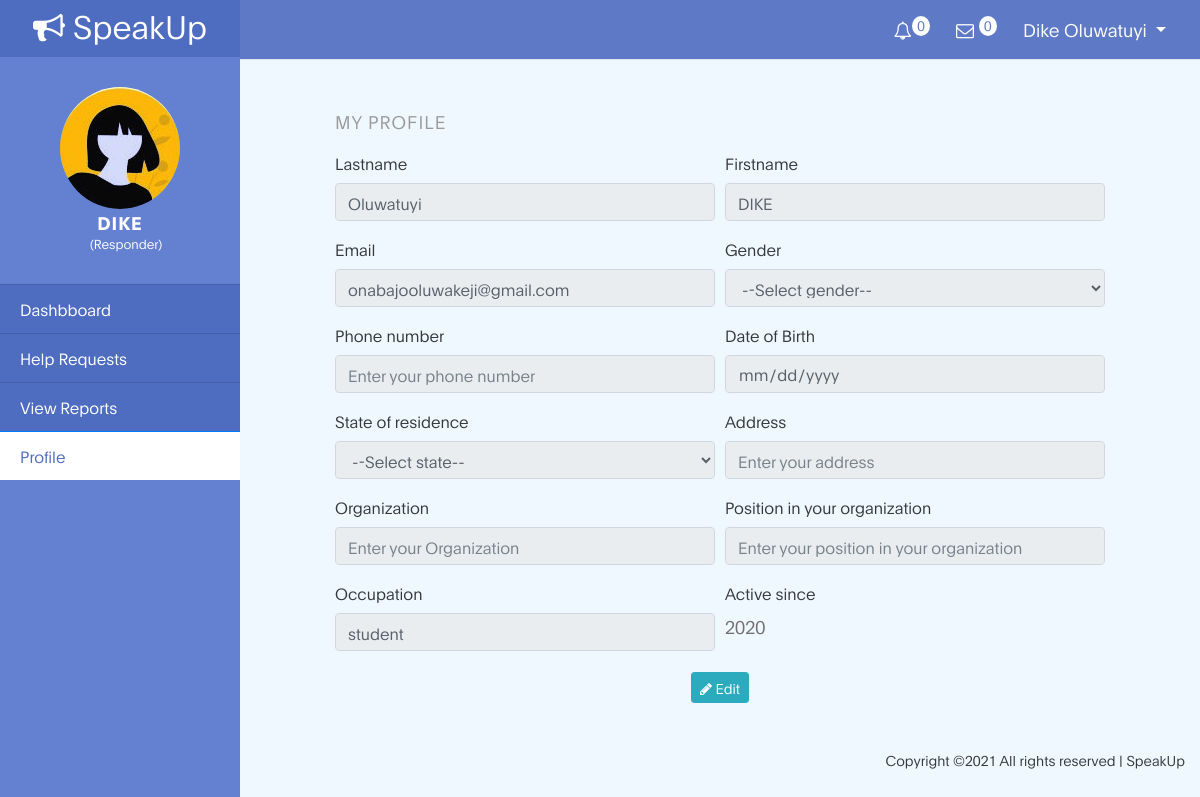
The page /app/profile.php (signed in) on the database its author committed.
### tables this page shows
CREATE TABLE `users` (
  `user_id` int(11) NOT NULL,
  `user_type` text NOT NULL,
  `assigned` int(11) NOT NULL,
  `lastname` text NOT NULL,
  `firstname` text NOT NULL,
  `email` text NOT NULL,
  `phone` text DEFAULT NULL,
  `gender` text DEFAULT NULL,
  `status` text NOT NULL,
  `badge` text NOT NULL,
  `dob` date DEFAULT NULL,
  `state` text DEFAULT NULL,
  `address` text DEFAULT NULL,
  `occupation` text DEFAULT NULL,
  `organization` text DEFAULT NULL,
  `position` text DEFAULT NULL,
  `cv` varchar(225) DEFAULT NULL,
  `motive` text DEFAULT NULL,
  `password` varchar(225) NOT NULL,
  `date_reg` datetime NOT NULL
);

### functions.php (called while the page is built, shortened)
<?php
function test_input($text){
   $text = trim($text);
   $text = strip_tags($text);
   $text = stripslashes($text);
   return $text;
}
?>

### app/profile.php (the view, shortened to what this page needs)
<?php
include_once '../functions.php';
if (isset($_SESSION['user_id']) && isset($_SESSION['user_type'])) {
  $user_id = preg_replace('#[^0-9]#','',$_SESSION['user_id']);
  $user_type = test_input($_SESSION["user_type"]);
  $stmt = $conn->prepare("SELECT lastname, firstname, email, gender, phone, dob, state, address, organization, position, occupation, date_reg FROM users WHERE user_id = ?");
  $stmt->bind_param("i", $user_id);
  $stmt->execute();
  $stmt->store_result();
  $stmt->bind_result($lastname, $firstname, $email, $gender, $phone, $dob, $state, $address, $organization, $position, $occupation, $date_reg);
}else{
  $_SESSION['msg'] ='You must login first';
  header('location: ../login');
  exit();
}
?>
<!DOCTYPE html>
<html lang="en">
<head>
 <link rel="stylesheet" href="../css/bootstrap.min.css">
 <link rel="stylesheet" href="../css/font-awesome.min.css">
 <link href="../css/bootstrap-sidebar.min.css" rel="stylesheet">
 <link href="../css/app.css" rel="stylesheet">
</head>
<body>
  <div class="d-flex" id="wrapper">
    <div id="sidebar-wrapper">
      <div class="sidebar-heading"><a href="../"> <i class="fa fa-bullhorn"></i> SpeakUp</a></div>
      <div class="round">
        <img class="img-fluid avatar" src="../images/avatar.jpg">
        <h4 class="type"> <?php echo $firstname; ?></h4>
        <small>(<?php echo ucfirst($user_type); ?>)</small>
      </div>
      <div class="list-group list-group-flush">
        <?php
        if ($user_type == 'responder') {?>
          <a href="responder" class="list-group-item list-group-item-action">Dashbboard</a>
          <a href="help" class="list-group-item list-group-item-action">Help Requests</a>
          <a href="view-reports" class="list-group-item list-group-item-action">View Reports</a>
          <a href="Profile" class="list-group-item list-group-item-action active">Profile</a>
      <?php } ?>
    </div>
  </div>
  <div id="page-content-wrapper">
    <?php include_once 'includes/navbar.php'; ?>
    <div class="container-fluid">
      <div class="row">
        <div class="offset-md-1 col-md-10 pt-5">
          <h4 class="mb-3">My Profile</h4>
          <form action="" autocomplete="off" id="profile-form" class="form-horiontal" method="post">
            <div class="form-row">
              <div class="col-md-6 mb-3">
                <label>Lastname</label>
                <input type="text" id="lastname" value="<?php echo $lastname; ?>" class="form-control" placeholder="Enter your lastname" disabled>
              </div>
              <div class="col-md-6 mb-3">
                <label>Firstname</label>
                <input type="text" id="firstname" value="<?php echo $firstname; ?>" class="form-control" placeholder="Enter your firstname" disabled>
              </div>
            </div>
            <div class="form-row">
              <div class="col-md-6 mb-3">
                <label>Email</label>
                <input type="text" id="email" value="<?php echo $email; ?>" class="form-control" placeholder="Enter your e-mail address" disabled>
              </div>
              <div class="col-md-6 mb-3">
                <label>Gender</label>
                <select class="form-control" value="<?php echo $gender; ?>" id="gender" disabled>
                  <option value="">--Select gender--</option>
                </select>
              </div>
            </div>
            <div class="form-row">
              <div class="col-md-6 mb-3">
                <label>Phone number</label>
                <input type="tel" id="phone" value="<?php echo $phone; ?>" class="form-control editable" placeholder="Enter your phone number" disabled>
              </div>
              <div class="col-md-6 mb-3">
                <label>Date of Birth</label>
                <input type="date" id="dob" value="<?php echo $dob; ?>" class="form-control editable" placeholder="Enter your address" disabled>
              </div>
            </div>
            <div class="form-row">
              <div class="col-md-6 mb-3">
                <label>State of residence</label>
                <select class="form-control editable" id="state" value="<?php echo $state; ?>" disabled>
                  <option value="">--Select state--</option>
                </select>
              </div>
              <div class="col-md-6 mb-3">
                <label>Address</label>
                <input type="text" id="address" class="form-control editable" value="<?php echo $address; ?>" placeholder="Enter your address" disabled>
              </div>
            </div>
            <div class="form-row">
              <div class="col-md-6 mb-3">
                <label>Organization</label>
                <input type="text" id="organization" value="<?php echo $organization; ?>" class="form-control editable" placeholder="Enter your Organization" disabled>
              </div>
              <div class="col-md-6 mb-3">
                <label>Position in your organization</label>
                <input type="text" id="position" value="<?php echo $position; ?>" class="form-control editable" placeholder="Enter your position in your organization" disabled>
              </div>
            </div>
            <div class="form-row">
              <div class="col-md-6 mb-3">
                <label>Occupation</label>
                <input type="text" id="occupation" value="<?php echo $occupation; ?>" class="form-control editable" placeholder="Enter your occupation" disabled>
              </div>
              <div class="col-md-6 mb-3">
                <label>Active since</label>
                <p>2020</p>
              </div>
            </div>
            <div class="form-group">
              <div class="col-md-12 text-center">
                <button class="btn btn-info btn-sm" type="button" id="edit-profile"><i class="fa fa-pencil"></i> Edit</button>
              </div>
            </div>
          </form>
        </div>
      </div>
    </div>
    <div class="text-right container-fluid">
      <div class="credits">
        Copyright &copy;<script>document.write(new Date().getFullYear());</script> All rights reserved | SpeakUp
      </div>
    </div>
  </div>
</div>
</body>
</html>

### app/includes/navbar.php (shortened to what this page needs)
<nav class="navbar navbar-expand-lg navbar-lght border-bottom">
  <div class="collapse navbar-collapse" id="navbarSupportedContent">
    <ul class="navbar-nav notification-row ml-auto mt-2 mt-lg-0">
      <li class="nav-item dropdown">
        <a class="nav-link" href="#" id="notificationDropdown" role="button" data-toggle="dropdown" aria-haspopup="true" aria-expanded="false"><i class="fa fa-bell-o"></i><span class="badge" id="unread_notification">0</span></a>
        </li>
      <li class="nav-item dropdown">
        <a class="nav-link" href="#" id="messageDropdown" role="button" data-toggle="dropdown" aria-haspopup="true" aria-expanded="false"><i class="fa fa-envelope-o"></i> <span class="badge" id="unread_message">0</span> </a>
        </li>
      <li class="nav-item dropdown">
        <a class="nav-link dropdown-toggle text-capitalize" href="#" id="navbarDropdown" role="button" data-toggle="dropdown" aria-haspopup="true" aria-expanded="false">
        <?php echo strtolower($firstname.' '.$lastname); ?>
        </a>
      </li>
    </ul>
  </div>
</nav>

### css/app.css (style rules this page uses)
:root { --primary-color: #6380d1; --secondary-color: #f1c111; --white-color: #ffffff; --dark-color: #171819; --featured-bg: #f0f8ff; --menu-bg: #4f6dc0; --title-color: #15141a; --gray-color: #909090; --link-color: #404040; --p-color: #666262; --base-font-family: 'Plain-Light', sans-serif; --title-font-family: 'Plain-Regular', sans-serif; --font-bold-family: 'Plain-Bold', sans-serif; --font-weight-bold: bold; --h1-font-size: 42px; --h2-font-size: 32px; --h3-font-size: 24px; --h4-font-size: 18px; --p-font-size: 18px; --base-font-size: 16px; --menu-font-size: 14px; --last-font-size: 12px; --border-radius-large: 100px; --border-radius-small: 5px; }
body { background: var(--featured-bg); font-family: var(--base-font-family); overflow-x: hidden; }
h1,h2,h3,h4,h5,h6 { font-family: var(--title-font-family); line-height: inherit; }
h4 { color: var(--gray-color); font-family: var(--base-font-family); font-size: var(--p-font-size); letter-spacing: 1px; text-transform: uppercase; }
p { color: var(--p-color); font-size: var(--p-font-size); line-height: 1.5em; }
#sidebar-wrapper { min-height: 100vh; margin-left: -15rem; -webkit-transition: margin .25s ease-out; -moz-transition: margin .25s ease-out; -o-transition: margin .25s ease-out; transition: margin .25s ease-out; background: var(--primary-color); }
#sidebar-wrapper .sidebar-heading { text-align: center; margin-top: -3px; padding: 3.5px; background: var(--menu-bg); }
#sidebar-wrapper .sidebar-heading a { background: var(--menu-bg); color: var(--white-color); font-size: var(--h2-font-size); text-decoration: none; }
#sidebar-wrapper .round .type { text-align: center; margin-top: -3px; padding: 3.3px; color: var(--white-color); font-size: var(--h4-font-size); font-family: var(--font-bold-family); margin-bottom: -10px; }
#sidebar-wrapper .round { margin-bottom: 30px!important; }
#sidebar-wrapper .round small { color: var(--white-color); margin-left: 90px; }
#sidebar-wrapper .round .avatar { display: block; margin-left: auto; margin-right: auto; border-radius: 50%; margin-top: 30px; }
#sidebar-wrapper .list-group { width: 15rem; }
#sidebar-wrapper .list-group a { background: var(--menu-bg); color: var(--white-color); }
#sidebar-wrapper .list-group .active { color: var(--menu-bg); background: var(--white-color); }
#page-content-wrapper { min-width: 100vw; background-repeat: no-repeat; background-position: center; opacity: 0.9; }
@media (min-width: 994px) { #sidebar-wrapper .sidebar-heading { padding: 4px 4px 8px 4px; } }
@media (min-width: 768px) { #sidebar-wrapper { margin-left: 0; } }
@media (min-width: 768px) { #page-content-wrapper { min-width: 0; width: 100%; } }
.navbar { background: var(--menu-bg); }
.nav-link { color: var(--white-color); font-size: var(--menu-font-size); margin-right: 10px; }
.notification-row .nav-item .nav-link { font-size: var(--p-font-size); }
.badge { border-radius: 50%; padding: auto; text-align: center; color: var(--menu-bg); background: var(--white-color); top: -8px; vertical-align: top; }
.credits { margin-top: 30px; font-size: 14px; padding-bottom: 20px; }

### rows shown on the page
users: firstname "DIKE", firstname+lastname "Dike Oluwatuyi", lastname "Oluwatuyi", email "onabajooluwakeji@gmail.com", occupation "student"

### other values the page prints
$user_type "Responder"
